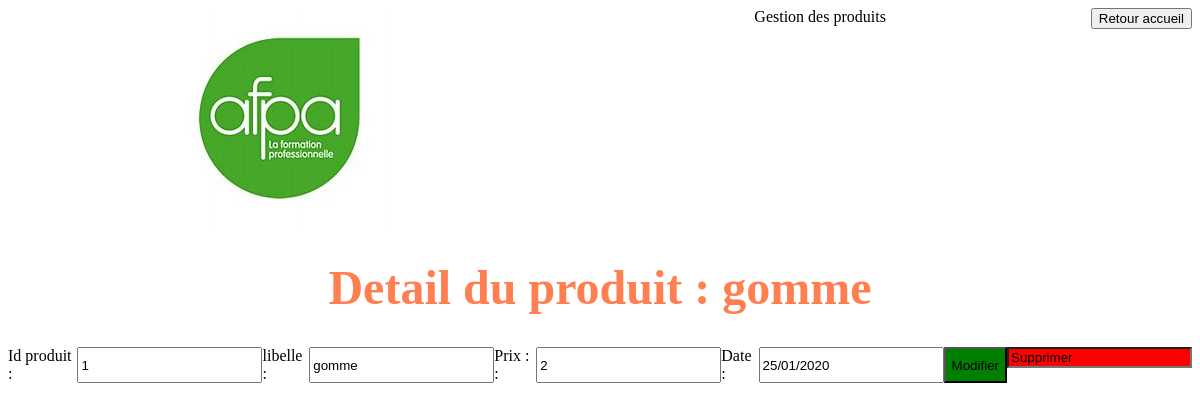
The page /PHPweb/CRUDIndex/index.php?id=1&root=detail on the database its author committed.
### tables this page shows
CREATE TABLE IF NOT EXISTS `produits` (
  `IdProduits` int(11) NOT NULL AUTO_INCREMENT,
  `libelle` varchar(50) NOT NULL,
  `prix` int(11) NOT NULL,
  `dateDePeremption` varchar(50) NOT NULL,
  PRIMARY KEY (`IdProduits`)
);

### PHPweb/CRUDIndex/PHP/MODEL/ProduitsManager.Class.php (called while the page is built, shortened)
<?php
class ProduitsManager
{
    public static function findById($id)
    {
        $db = DbConnect::getDb() ;
        $id = (int) $id;
        $q = $db->query("SELECT * FROM produits WHERE idProduits =".$id);
        $results = $q->fetch(PDO::FETCH_ASSOC);
        if ($results != false)
        {
            return new Produits($results);
        }
        else
        {
            return false;
        }
    }
}

### PHPweb/CRUDIndex/PHP/CONTROLLER/Produits.Class.php (called while the page is built, shortened)
<?php
class Produits
{
  private $_dateDePeremption;
  private $_libelle;
  private $_prix;
  private $_idProduits;
    public function hydrate($data)
    {
        foreach ($data as $key => $value)
        {
            $methode = "set" . ucfirst($key);
        }
    }
  public function getLibelle()
  {
    return $this->_libelle;
  }
  public function setLibelle($_libelle)
  {
    $this->_libelle = $_libelle;
    return $this;
  }
  public function getPrix()
  {
    return $this->_prix;
  }
  public function setPrix(int $_prix)
  {
    $this->_prix = $_prix;
    return $this;
  }
  public function getDateDePeremption()
  {
    return $this->_dateDePeremption;
  }
  public function setDateDePeremption(  $_dateDePeremption)
  {
    $this->_dateDePeremption = $_dateDePeremption;
    return $this;
  }
  public function getIdProduits()
  {
    return $this->_idProduits;
  }
  public function setIdProduits( int $_idProduits)
  {
    $this->_idProduits = $_idProduits;
    return $this;
  }
}

### PHPweb/CRUDIndex/PHP/VIEW/detail.php (the view)
<?php
$obj = ProduitsManager::findById($_GET['id']);
echo'<h1 class="dp row center">Detail du produit : '.$obj->getLibelle().'</h1>
        <form class="dp row center" method="post" action="index.php?root=traitement&action=modifier">
            <label for="id">Id produit :</label>
            <input value="'.$obj->getIdProduits().'" name="idProduits" type="text" >
            <label for="libelle">libelle :</label>
            <input value="'.$obj->getLibelle().'" name="libelle" type="text">
            <label for="prix">Prix : :</label>
            <input value='.$obj->getPrix().' name="prix" type="text">
            <label for="date">Date :</label>
            <input value='.$obj->getDateDePeremption().' name="DateDePeremption" type="text">
            <input class="green" type="submit" value="Modifier">
            <a href="index.php?root=traitement&action=supprimer&id='.$obj->getIdProduits().'"><input class="red"  value="Supprimer"></a>
        </form>';

### PHPweb/CRUDIndex/CSS/style.css (style rules this page uses)
body, header,div { display: flex; flex: 1; justify-content: center; }
.center { justify-content: center; }
.dp { display: flex; }
.colonne { flex-direction: column; }
.row { flex-flow: row; }
h1 { color: coral; font-size: 3em; justify-content: center; align-items: center; }
.green { background-color: green; }
.red { background-color: red; }

### rows shown on the page
produits: libelle "gomme", idProduits "1", prix "2", DateDePeremption "25/01/2020"
